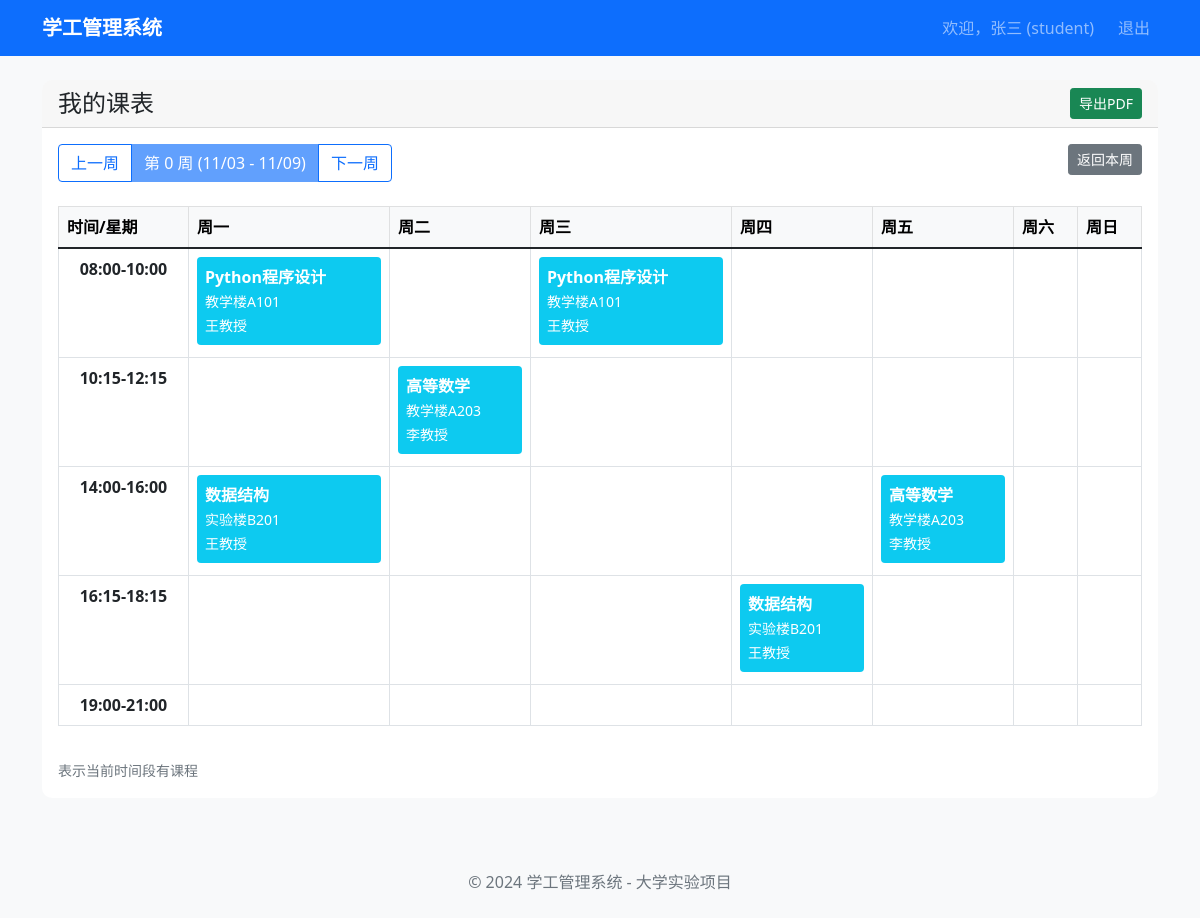
The page /student/schedule (signed in) on the database its author committed.
### models.py (models this page shows, shortened)
class User(UserMixin, db.Model):
    __tablename__ = 'users'
    id = db.Column(db.Integer, primary_key=True)
    username = db.Column(db.String(64), unique=True, nullable=False, index=True)
    email = db.Column(db.String(120), unique=True, nullable=False, index=True)
    password_hash = db.Column(db.String(128))
    role = db.Column(db.String(20), nullable=False)  # student, teacher, counselor
    real_name = db.Column(db.String(64), nullable=False)
    class_id = db.Column(db.Integer, db.ForeignKey('classes.id'))
    created_at = db.Column(db.DateTime, default=datetime.utcnow)
    def is_student(self):
        return self.role == 'student'

class Schedule(db.Model):
    __tablename__ = 'schedules'
    id = db.Column(db.Integer, primary_key=True)
    course_id = db.Column(db.Integer, db.ForeignKey('courses.id'), nullable=False)
    class_id = db.Column(db.Integer, db.ForeignKey('classes.id'), nullable=False)
    day_of_week = db.Column(db.Integer, nullable=False)  # 1-7 表示周一到周日
    start_time = db.Column(db.Time, nullable=False)
    end_time = db.Column(db.Time, nullable=False)
    location = db.Column(db.String(128))
    teacher_id = db.Column(db.Integer, db.ForeignKey('users.id'), nullable=False)
    created_at = db.Column(db.DateTime, default=datetime.utcnow)
    course = db.relationship('Course', backref='schedules')
    teacher = db.relationship('User', backref='teaching_schedules', foreign_keys=[teacher_id])

class Course(db.Model):
    __tablename__ = 'courses'
    id = db.Column(db.Integer, primary_key=True)
    course_code = db.Column(db.String(32), unique=True, nullable=False)
    course_name = db.Column(db.String(128), nullable=False)
    teacher_id = db.Column(db.Integer, db.ForeignKey('users.id'), nullable=False)
    class_id = db.Column(db.Integer, db.ForeignKey('classes.id'), nullable=False)
    credit = db.Column(db.Integer, default=2)
    grades_saved = db.Column(db.Boolean, default=False)  # 成绩是否已保存
    grades_submitted = db.Column(db.Boolean, default=False)  # 新增：成绩是否已提交
    grades_submitted_at = db.Column(db.DateTime)  # 新增：成绩提交时间
    created_at = db.Column(db.DateTime, default=datetime.utcnow)
    teacher = db.relationship('User', backref='courses_teaching', foreign_keys=[teacher_id])

### routes/student.py (the view)
@student_bp.route('/schedule')
@login_required
def schedule():
    if not current_user.is_student():
        flash('无权访问此页面', 'danger')
        return redirect(url_for('auth.login'))
    week_offset = request.args.get('week', 0, type=int)
    current_date = date.today() + timedelta(weeks=week_offset)
    start_of_week = current_date - timedelta(days=current_date.weekday())
    end_of_week = start_of_week + timedelta(days=6)
    schedules = Schedule.query.filter_by(class_id=current_user.class_id).all()
    schedule_by_day = {}
    for schedule in schedules:
        day_schedules = schedule_by_day.get(schedule.day_of_week, [])
        day_schedules.append(schedule)
        schedule_by_day[schedule.day_of_week] = day_schedules
    return render_template('student/schedule.html',
                           schedules=schedule_by_day,
                           current_week=week_offset,
                           start_of_week=start_of_week,
                           end_of_week=end_of_week)

### templates/student/schedule.html (shortened to what this page needs)
{% extends "base.html" %}
{% block content %}
<div class="row">
    <div class="col-12">
        <div class="card">
            <div class="card-header d-flex justify-content-between align-items-center">
                <h4 class="mb-0">我的课表</h4>
                <div>
                    <a href="{{ url_for('student.export_schedule_pdf', week=current_week) }}"
                       class="btn btn-success btn-sm">
                         导出PDF
                    </a>
                </div>
            </div>
            <div class="card-body">
                <div class="row mb-4">
                    <div class="col-md-6">
                        <div class="btn-group" role="group">
                            <a href="{{ url_for('student.schedule', week=current_week-1) }}"
                               class="btn btn-outline-primary">上一周</a>
                            <span class="btn btn-primary disabled">
                                第 {{ current_week }} 周 ({{ start_of_week.strftime('%m/%d') }} - {{ end_of_week.strftime('%m/%d') }})
                            </span>
                            <a href="{{ url_for('student.schedule', week=current_week+1) }}"
                               class="btn btn-outline-primary">下一周</a>
                        </div>
                    </div>
                    <div class="col-md-6 text-end">
                        <a href="{{ url_for('student.schedule', week=0) }}"
                           class="btn btn-secondary btn-sm">返回本周</a>
                    </div>
                </div>
                <div class="table-responsive">
                    <table class="table table-bordered table-hover">
                        <thead class="table-light">
                            <tr>
                                <th width="12%">时间/星期</th>
                                <th>周一</th>
                                <th>周二</th>
                                <th>周三</th>
                                <th>周四</th>
                                <th>周五</th>
                                <th>周六</th>
                                <th>周日</th>
                            </tr>
                        </thead>
                        <tbody>
                            {% for time_slot in ['08:00-10:00', '10:15-12:15', '14:00-16:00', '16:15-18:15', '19:00-21:00'] %}
                            <tr>
                                <td class="text-center fw-bold">{{ time_slot }}</td>
                                {% for day in range(1, 8) %}
                                <td class="schedule-cell">
                                    {% if schedules.get(day) %}
                                        {% for schedule in schedules[day] %}
                                            {% set schedule_time = schedule.start_time.strftime('%H:%M') + '-' + schedule.end_time.strftime('%H:%M') %}
                                            {% if schedule_time == time_slot %}
                                            <div class="course-item p-2 mb-1 bg-info text-white rounded">
                                                <div class="fw-bold">{{ schedule.course.course_name }}</div>
                                                <small>{{ schedule.location }}</small>
                                                <br>
                                                <small>{{ schedule.teacher.real_name }}</small>
                                            </div>
                                            {% endif %}
                                        {% endfor %}
                                    {% endif %}
                                </td>
                                {% endfor %}
                            </tr>
                            {% endfor %}
                        </tbody>
                    </table>
                </div>
                <div class="mt-3">
                    <small class="text-muted">
                         表示当前时间段有课程
                    </small>
                </div>
            </div>
        </div>
    </div>
</div>
{% endblock %}

### templates/base.html (shortened to what this page needs)
<!DOCTYPE html>
<html lang="zh-CN">
<head>
    <link href="https://cdn.jsdelivr.net/npm/bootstrap@5.1.3/dist/css/bootstrap.min.css" rel="stylesheet">
    <link href="{{ url_for('static', filename='css/style.css') }}" rel="stylesheet">
</head>
<body>
    <nav class="navbar navbar-expand-lg navbar-dark bg-primary">
        <div class="container">
            <a class="navbar-brand" href="{{ url_for('index') }}">学工管理系统</a>
            {% if current_user.is_authenticated %}
            <div class="navbar-nav ms-auto">
                <span class="navbar-text me-3">
                    欢迎，{{ current_user.real_name }} ({{ current_user.role }})
                </span>
                <a class="nav-link" href="{{ url_for('auth.logout') }}">退出</a>
            </div>
            {% endif %}
        </div>
    </nav>
    <main class="container mt-4">
        {% block content %}{% endblock %}
    </main>
    <footer class="bg-light mt-5 py-4">
        <div class="container text-center">
            <span class="text-muted">© 2024 学工管理系统 - 大学实验项目</span>
        </div>
    </footer>
</body>
</html>

### static/css/style.css (style rules this page uses)
body { background-color: #f8f9fa; }
.card { border: none; border-radius: 10px; }
.card-header { border-radius: 10px 10px 0 0 !important; }
.navbar-brand { font-weight: bold; }

### rows shown on the page
User: real_name "张三", role "student"
Schedule: course.course_name "Python程序设计", location "教学楼A101", teacher.real_name "王教授"
Schedule: course.course_name "Python程序设计", location "教学楼A101", teacher.real_name "王教授"
Schedule: course.course_name "高等数学", location "教学楼A203", teacher.real_name "李教授"
Schedule: course.course_name "数据结构", location "实验楼B201", teacher.real_name "王教授"
Schedule: course.course_name "高等数学", location "教学楼A203", teacher.real_name "李教授"
Schedule: course.course_name "数据结构", location "实验楼B201", teacher.real_name "王教授"

### other values the page prints
{{ current_week }} "0"
{{ start_of_week.strftime('%m/%d') }} "11/03"
{{ end_of_week.strftime('%m/%d') }} "11/09"
{{ time_slot }} "08:00-10:00" "10:15-12:15" "14:00-16:00" "16:15-18:15" "19:00-21:00"
